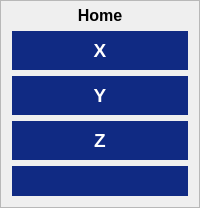
                        <widget class="QFrame" name="homeFrame">
                         <property name="frameShape">
                          <enum>QFrame::Shape::StyledPanel</enum>
                         </property>
                         <property name="frameShadow">
                          <enum>QFrame::Shadow::Raised</enum>
                         </property>
                         <layout class="QVBoxLayout" name="verticalLayout_22">
                          <property name="topMargin">
                           <number>4</number>
                          </property>
                          <item>
                           <widget class="QLabel" name="homeLabel">
                            <property name="minimumSize">
                             <size>
                              <width>0</width>
                              <height>20</height>
                             </size>
                            </property>
                            <property name="maximumSize">
                             <size>
                              <width>16777215</width>
                              <height>20</height>
                             </size>
                            </property>
                            <property name="font">
                             <font>
                              <pointsize>12</pointsize>
                              <bold>true</bold>
                             </font>
                            </property>
                            <property name="text">
                             <string>Home</string>
                            </property>
                            <property name="alignment">
                             <set>Qt::AlignmentFlag::AlignCenter</set>
                            </property>
                           </widget>
                          </item>
                          <item>
                           <widget class="QPushButton" name="xhomePushButton">
                            <property name="sizePolicy">
                             <sizepolicy hsizetype="MinimumExpanding" vsizetype="Preferred">
                              <horstretch>0</horstretch>
                              <verstretch>0</verstretch>
                             </sizepolicy>
                            </property>
                            <property name="minimumSize">
                             <size>
                              <width>0</width>
                              <height>0</height>
                             </size>
                            </property>
                            <property name="font">
                             <font>
                              <pointsize>14</pointsize>
                              <bold>true</bold>
                             </font>
                            </property>
                            <property name="styleSheet">
                             <string notr="true">QPushButton {
	color: rgb(255, 255, 255);	
	background-color: rgb(16, 42, 131);
	border-color: transparent;
	border-style: outset;
	border-radius: 20px;
	border-width: 2px;
	padding: 6px;
}

QPushButton:hover {
	color: rgb(16, 42, 131);
	background-color: rgb(167, 198, 229);
	border-color: rgb(16, 42, 131);
}

QPushButton:disabled {
	background-color: rgb(172, 172, 172);
}</string>
                            </property>
                            <property name="text">
                             <string>X</string>
                            </property>
                            <property name="icon">
                             <iconset resource="resources.qrc">
                              <normaloff>:/icons/icons/home.svg</normaloff>:/icons/icons/home.svg</iconset>
                            </property>
                            <property name="iconSize">
                             <size>
                              <width>24</width>
                              <height>24</height>
                             </size>
                            </property>
                           </widget>
                          </item>
                          <item>
                           <widget class="QPushButton" name="yhomePushButton">
                            <property name="sizePolicy">
                             <sizepolicy hsizetype="MinimumExpanding" vsizetype="Preferred">
                              <horstretch>0</horstretch>
                              <verstretch>0</verstretch>
                             </sizepolicy>
                            </property>
                            <property name="minimumSize">
                             <size>
                              <width>0</width>
                              <height>0</height>
                             </size>
                            </property>
                            <property name="font">
                             <font>
                              <pointsize>14</pointsize>
                              <bold>true</bold>
                             </font>
                            </property>
                            <property name="styleSheet">
                             <string notr="true">QPushButton {
	color: rgb(255, 255, 255);	
	background-color: rgb(16, 42, 131);
	border-color: transparent;
	border-style: outset;
	border-radius: 20px;
	border-width: 2px;
	padding: 6px;
}

QPushButton:hover {
	color: rgb(16, 42, 131);
	background-color: rgb(167, 198, 229);
	border-color: rgb(16, 42, 131);
}

QPushButton:disabled {
	background-color: rgb(172, 172, 172);
}</string>
                            </property>
                            <property name="text">
                             <string>Y</string>
                            </property>
                            <property name="icon">
                             <iconset resource="resources.qrc">
                              <normaloff>:/icons/icons/home.svg</normaloff>:/icons/icons/home.svg</iconset>
                            </property>
                            <property name="iconSize">
                             <size>
                              <width>24</width>
                              <height>24</height>
                             </size>
                            </property>
                           </widget>
                          </item>
                          <item>
                           <widget class="QPushButton" name="zhomePushButton">
                            <property name="sizePolicy">
                             <sizepolicy hsizetype="MinimumExpanding" vsizetype="Preferred">
                              <horstretch>0</horstretch>
                              <verstretch>0</verstretch>
                             </sizepolicy>
                            </property>
                            <property name="minimumSize">
                             <size>
                              <width>0</width>
                              <height>0</height>
                             </size>
                            </property>
                            <property name="font">
                             <font>
                              <pointsize>14</pointsize>
                              <bold>true</bold>
                             </font>
                            </property>
                            <property name="styleSheet">
                             <string notr="true">QPushButton {
	color: rgb(255, 255, 255);	
	background-color: rgb(16, 42, 131);
	border-color: transparent;
	border-style: outset;
	border-radius: 20px;
	border-width: 2px;
	padding: 6px;
}

QPushButton:hover {
	color: rgb(16, 42, 131);
	background-color: rgb(167, 198, 229);
	border-color: rgb(16, 42, 131);
}

QPushButton:disabled {
	background-color: rgb(172, 172, 172);
}</string>
                            </property>
                            <property name="text">
                             <string>Z</string>
                            </property>
                            <property name="icon">
                             <iconset resource="resources.qrc">
                              <normaloff>:/icons/icons/home.svg</normaloff>:/icons/icons/home.svg</iconset>
                            </property>
                            <property name="iconSize">
                             <size>
                              <width>24</width>
                              <height>24</height>
                             </size>
                            </property>
                           </widget>
                          </item>
                          <item>
                           <widget class="QPushButton" name="allhomePushButton">
                            <property name="sizePolicy">
                             <sizepolicy hsizetype="MinimumExpanding" vsizetype="Preferred">
                              <horstretch>0</horstretch>
                              <verstretch>0</verstretch>
                             </sizepolicy>
                            </property>
                            <property name="minimumSize">
                             <size>
                              <width>0</width>
                              <height>0</height>
                             </size>
                            </property>
                            <property name="styleSheet">
                             <string notr="true">QPushButton {
	color: rgb(255, 255, 255);	
	background-color: rgb(16, 42, 131);
	border-color: transparent;
	border-style: outset;
	border-radius: 20px;
	border-width: 2px;
	padding: 6px;
}

QPushButton:hover {
	color: rgb(16, 42, 131);
	background-color: rgb(167, 198, 229);
	border-color: rgb(16, 42, 131);
}

QPushButton:disabled {
	background-color: rgb(172, 172, 172);
}</string>
                            </property>
                            <property name="text">
                             <string/>
                            </property>
                            <property name="icon">
                             <iconset resource="resources.qrc">
                              <normaloff>:/icons/icons/home.svg</normaloff>:/icons/icons/home.svg</iconset>
                            </property>
                            <property name="iconSize">
                             <size>
                              <width>24</width>
                              <height>24</height>
                             </size>
                            </property>
                           </widget>
                          </item>
                         </layout>
                        </widget>
